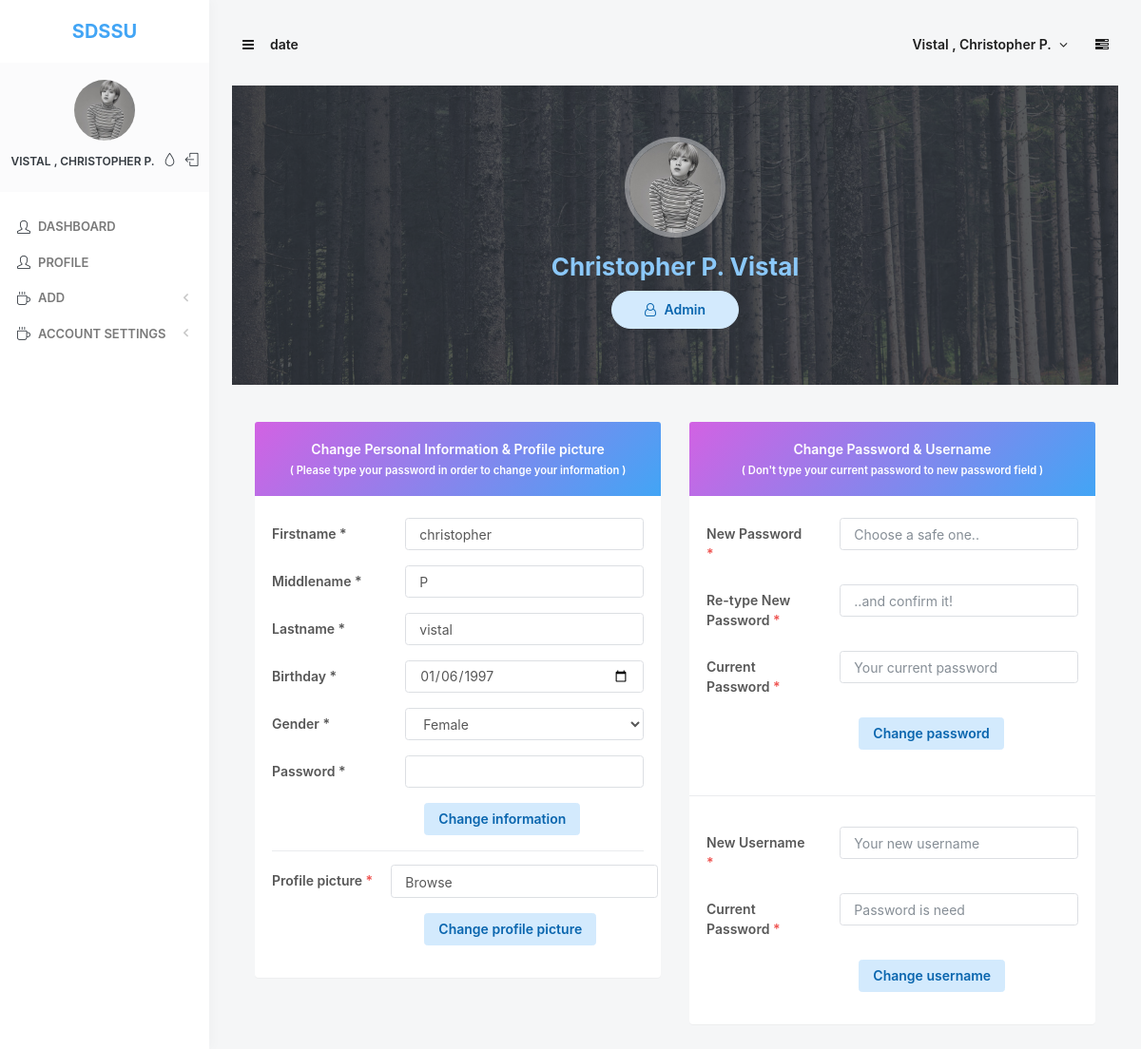
/admin/profile (signed in), run on the app's committed database.
### tables this page shows
CREATE TABLE `tbl_user_info` (
  `id` int(11) NOT NULL,
  `user_id` int(11) NOT NULL,
  `firstname` varchar(100) NOT NULL,
  `middlename` varchar(100) NOT NULL,
  `lastname` varchar(100) NOT NULL,
  `gender` enum('Female','Male') NOT NULL,
  `birthdate` varchar(50) NOT NULL,
  `profile` varchar(255) NOT NULL
);

### App/Views/admin/profile.php (the view, shortened to what the rows shown need)
<?php extract($data['info']); ?>
<div class="bg-image bg-image-bottom" style="background-image: url('<?= APP['DOC_ROOT']?>/assets/img/photos/photo13@2x.jpg');">
    <div class="bg-primary-dark-op py-30">
        <div class="content content-full text-center">
            <div class="mb-15">
                <a class="img-link" href="profile">
                    <img id="change_info_img" class="img-avatar img-avatar96 img-avatar-thumb" src="<?= APP['DOC_ROOT'] ?>/assets/img/uploads/<?= $profile; ?>" alt="">
                </a>
            </div>
            <h1 class="h3 text-primary-light font-w700 mb-10 text-capitalize"><?= $firstname . ' ' . substr($middlename,0,1) . '. ' . $lastname; ?></h1>
            <a class="btn btn-rounded btn-hero btn-sm btn-alt-primary mb-5" href="changeinfo">
                <i class="fa fa-user-o mr-5"></i> Admin
            </a>
        </div>
    </div>
</div>
<div class="content">
    <div class="row">
        <div class="col-md-6">
            <div class="block block-rounded block-themed">
                <div class="js-chat-head block-content block-content-full block-sticky-options bg-gd-dusk text-center font-w600 mt-15 mb-5 text-white">Change Personal Information & Profile picture<br>
                    <small class="text-white">( Please type your password in order to change your information )</small>
                </div>
                <div class="js-chat-talk block-content block-content-full text-wrap-break-word overflow-y-auto" data-chat-id="3">
                    <form id="changeInformationProfile" action="" method="post">
                        <div class="form-group row">
                            <label class="col-lg-4 col-form-label" for="val-firstname">Firstname *</label>
                            <div class="col-lg-8"><input required type="text" class="form-control" id="val-firstname" name="firstname" placeholder="Enter a firstname" value="<?= $firstname ?>"></div>
                        </div>
                        <div class="form-group row">
                            <label class="col-lg-4 col-form-label" for="val-middlename">Middlename *</label>
                            <div class="col-lg-8"><input required type="text" class="form-control" id="val-middlename" name="middlename" placeholder="Enter a middlename" value="<?= $middlename ?>"></div>
                        </div>
                        <div class="form-group row">
                            <label class="col-lg-4 col-form-label" for="val-lastname">Lastname *</label>
                            <div class="col-lg-8"><input required type="text" class="form-control" id="val-lastname" name="lastname" placeholder="Enter a lastname" value="<?= $lastname ?>"></div>
                        </div>
                        <div class="form-group row">
                            <label class="col-lg-4 col-form-label" for="example-datepicker1">Birthday *</label>
                            <div class="col-lg-8"><input required type="date" class="js-datepicker form-control" id="example-datepicker1" name="birthday"  value="<?= $birthdate ?>"></div>
                        </div>
                        <div class="form-group row">
                            <label class="col-lg-4 col-form-label" for="val-skill">Gender *</label>
                            <div class="col-lg-8">
                                <select required class="form-control" id="val-skill" name="gender">
                                    <option value="female" <?= ($gender =='Female') ? 'selected' : null ; ?>>Female</option>
                                </select>
                            </div>
                        </div>
                        <div class="form-group row">
                            <label class="col-lg-4 col-form-label" for="val-password">Password *</label>
                            <div class="col-lg-8"><input required type="password" class="form-control" id="val_password" name="password" placeholder=""></div>
                        </div>
                        <div class="form-group row col-lg-8 ml-auto"><button type="submit" class="btn btn-alt-primary float-right">Change information</button></div>
                    </form>
                    <hr>
                    <form id="changeProfile" action="" method="post" enctype="multipart/form-data">
                        <div class="form-group row">
                            <label class="col-lg-4 col-form-label" for="example-file-input-custom">Profile picture <span class="text-danger">*</span></label>
                            <div class="col-lg-8">
                                <input type="file" style="cursor: pointer;" class="custom-file-input" id="example-file-input-custom"  name="profile_picture"> <span class="custom-file-control">Browse</span>
                            </div>
                        </div>
                        <div class="form-group row col-lg-8 ml-auto"><button type="submit" class="btn btn-alt-primary float-right">Change profile picture</button></div>
                    </form>
                </div>
            </div>
        </div>
        <div class="col-md-6">
            <div class="block block-rounded block-themed">
                <div class="js-chat-head block-content block-content-full block-sticky-options bg-gd-dusk text-center font-w600 mt-15 mb-5 text-white">Change Password & Username<br>
                    <small class="text-white">( Don't type your current password to new password field )</small>
                </div>
                <div class="js-chat-talk block-content block-content-full text-wrap-break-word overflow-y-auto" data-chat-id="3">
                    <form id="changePassword" action="" method="post">
                        <div class="form-group row">
                            <label class="col-lg-4 col-form-label" for="change_new_password">New Password <span class="text-danger">*</span></label>
                            <div class="col-lg-8"><input type="password" class="form-control" id="change_new_password" name="change_new_password" placeholder="Choose a safe one.."></div>
                        </div>
                        <div class="form-group row">
                            <label class="col-lg-4 col-form-label" for="change_new_confirm_password">Re-type New Password<span class="text-danger"> *</span></label>
                            <div class="col-lg-8"><input type="password" class="form-control" id="change_new_confirm_password" name="change_new_confirm_password" placeholder="..and confirm it!"></div>
                        </div>
                        <div class="form-group row">
                            <label class="col-lg-4 col-form-label" for="change_current_password">Current Password <span class="text-danger">*</span></label>
                            <div class="col-lg-8"><input type="password" class="form-control" id="change_current_password" name="change_current_password" placeholder="Your current password"></div>
                        </div>
                        <div class="form-group row col-lg-8 ml-auto"><button type="submit" class="btn btn-alt-primary float-right">Change password</button></div>
                    </form>
                </div>
                <hr>
                <div class="js-chat-talk block-content block-content-full text-wrap-break-word overflow-y-auto" data-chat-id="3">
                    <form id="changeUsername" action="" method="post">
                        <div class="form-group row">
                            <label class="col-lg-4 col-form-label" for="username">New Username<span class="text-danger"> *</span></label>
                            <div class="col-lg-8"><input type="text" class="form-control" id="username" name="username" placeholder="Your new username"></div>
                        </div>
                        <div class="form-group row">
                            <label class="col-lg-4 col-form-label" for="password">Current Password <span class="text-danger">*</span></label>
                            <div class="col-lg-8"><input type="password" class="form-control" id="password" name="username_password" placeholder="Password is need"></div>
                        </div>
                        <div class="form-group row col-lg-8 ml-auto"><button type="submit" class="btn btn-alt-primary float-right">Change username</button></div>
                    </form>
                </div>
            </div>
        </div>
    </div>
</div>

### App/Views/templates/header.php (shortened to what the rows shown need)
<!DOCTYPE html>
<head>
    <link rel   ="stylesheet" href="<?= APP['DOC_ROOT'] ?>assets/js/plugins/select2/select2.min.css">
    <link rel   ="stylesheet" href="<?= APP['DOC_ROOT'] ?>assets/js/plugins/select2/select2-bootstrap.min.css">
    <link rel   ="stylesheet" id="css-main" href="<?= APP['DOC_ROOT'] ?>assets/css/codebase.min.css">
    <link rel   ="stylesheet" href="<?= APP['DOC_ROOT'] ?>assets/js/plugins/datatables/dataTables.bootstrap4.min.css">
</head>
<body>
    <?php if (isset($_SESSION['id'])): ?>
    <?php
    extract($data['info']);
    ?>
    <div id="page-container" class="sidebar-o side-scroll page-header-modern main-content-boxed">
        <nav id="sidebar">
            <div id="sidebar-scroll">
                <div class="sidebar-content">
                    <div class="content-header content-header-fullrow px-15">
                        <div class="content-header-section text-center align-parent sidebar-mini-hidden">
                            <div class="content-header-item">
                                <a class="link-effect font-w700" href="/system/admin/">
                                    <span class="font-size-xl text-primary">SDSSU</span>
                                </a>
                            </div>
                        </div>
                    </div>
                    <div class="content-side content-side-full content-side-user px-10 align-parent">
                        <div class="sidebar-mini-hidden-b text-center">
                            <a class="img-link " href="profile">
                                <img id="sidebar_img" class="img-fluid img-avatar rounded-circle" src="<?= APP['DOC_ROOT'] . 'assets/img/uploads/' . $profile; ?>" alt="">
                            </a>
                            <ul class="list-inline mt-10">
                                <li class="list-inline-item">
                                    <a id="sidebar_name" class="link-effect text-dual-primary-dark font-size-xs font-w600 text-uppercase" href="profile"><?=$lastname . ' , '. $firstname . ' ' . $middlename ?>.</a>
                                </li>
                                <li class="list-inline-item">
                                    <a class="link-effect text-dual-primary-dark" data-toggle="layout" data-action="sidebar_style_inverse_toggle" href="javascript:void(0)">
                                        <i class="si si-drop"></i>
                                    </a>
                                </li>
                                <li class="list-inline-item">
                                    <a class="link-effect text-dual-primary-dark" href="logout">
                                        <i class="si si-logout"></i>
                                    </a>
                                </li>
                            </ul>
                        </div>
                    </div>
                    <div class="content-side content-side-full">
                        <ul class="nav-main">
                            <a href="dashboard"><i class="si si-user"></i><span class="sidebar-mini-hide">Dashboard</span></a>
                            <a href="profile"><i class="si si-user"></i><span class="sidebar-mini-hide">Profile</span></a>
                             <li>
                                <a class="nav-submenu" data-toggle="nav-submenu" href="#"><i class="si si-cup"></i><span class="sidebar-mini-hide">Add</span></a>
                            </li>
                            <li>
                                <a class="nav-submenu" data-toggle="nav-submenu" href="#"><i class="si si-cup"></i><span class="sidebar-mini-hide">Account Settings</span></a>
                            </li>
                        </ul>
                    </div>
                </div>
            </div>
        </nav>
        <header id="page-header">
            <div class="content-header">
                <div class="content-header-section">
                    <button type="button" class="btn btn-circle btn-dual-secondary" data-toggle="layout" data-action="sidebar_toggle">
                    <i class="fa fa-navicon"></i>
                    </button>
                    <button type="button" class="btn btn-circle btn-dual-secondary" data-toggle="layout" data-action="header_search_on">
                    date
                    </button>
                </div>
                <div class="content-header-section">
                    <div class="btn-group" role="group">
                        <button id="top_right_name" type="button" class="text-capitalize btn btn-rounded btn-dual-secondary" id="page-header-user-dropdown" data-toggle="dropdown" aria-haspopup="true" aria-expanded="false">
                        <?=$lastname . ' , '. $firstname . ' ' . $middlename ?>.
                        <i class="fa fa-angle-down ml-5"></i>
                        </button>
                    </div>
                    <button type="button" class="btn btn-circle btn-dual-secondary" data-toggle="layout" data-action="side_overlay_toggle">
                    <i class="fa fa-tasks"></i>
                    </button>
                </div>
            </div>
        </header>
        <main id="main-container">
            <div class="content">
                <?php endif; ?>

### data on the page
tbl_user_info: profile (picture), lastname "VISTAL", firstname "CHRISTOPHER", middlename "P", lastname "Vistal", firstname "Christopher", firstname "christopher", lastname "vistal", birthday "01/06/1997", gender "Female"
